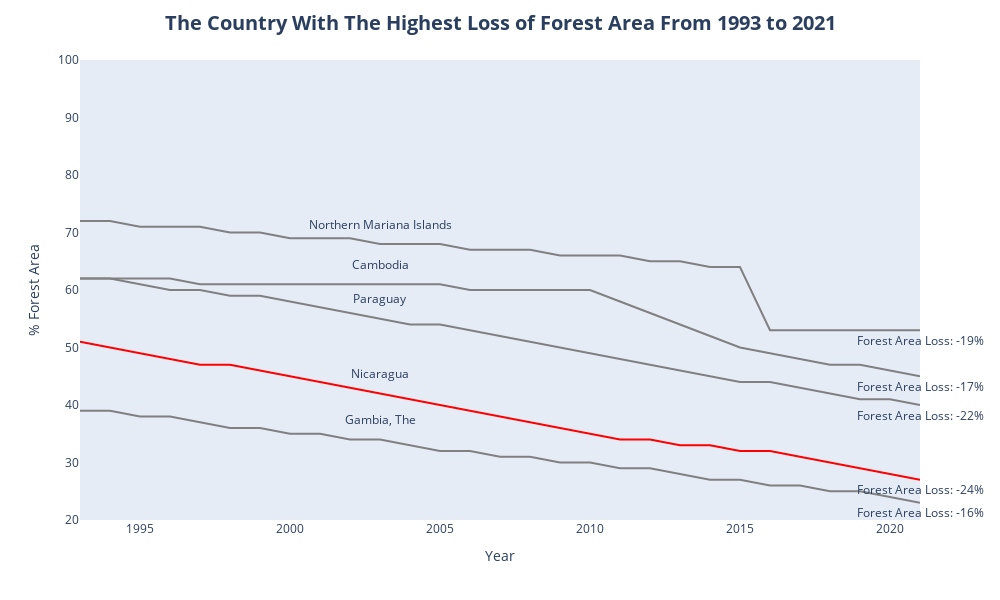

This figure's notebook cell:
### Markdown cell above
Create a linear graph that shows the decrease of forest area from 1993 to 2021 per country

### Code cell
import plotly.express as px


#edit database results for plotly
table_melted = table.melt(id_vars=['Country_Name', 'Indicator_Name', 'Difference_1993_2021'], var_name='Year', value_name='Forest_Area')
table_melted['Year'] = table_melted['Year'].str.extract('(\d+)', expand=False).astype(int)



#create graph
fig = px.line(table_melted, 
              x='Year', 
              y='Forest_Area', 
              color='Country_Name',
              labels={'Forest_Area': '% Forest Area'},
              line_shape='linear',
              width=1000, height=600)

for country in table_melted['Country_Name'].unique():
    anno_data = table_melted[table_melted['Country_Name'] == country].iloc[10]
    fig.add_annotation(x=anno_data['Year'], y=anno_data['Forest_Area'],
                       text=country, showarrow=False, yshift=20)
    
for country in table_melted['Country_Name'].unique():
    last_data_point = table_melted[(table_melted['Country_Name'] == country) & (table_melted['Year'] == table_melted['Year'].max())]
    fig.add_annotation(x=last_data_point['Year'].values[0], y=last_data_point['Forest_Area'].values[0],
                       text=f"Forest Area Loss: {last_data_point['Difference_1993_2021'].values[0]}%",
                       showarrow=False, yshift=-10)



fig.update_traces(line=dict(color='gray'))

highest_loss_country = table_melted.loc[table_melted['Difference_1993_2021'].idxmin()]['Country_Name']

fig.update_traces(selector={'name': highest_loss_country}, line=dict(color='red'))


fig.update_xaxes(showgrid=False, range=[1993,2021])
fig.update_yaxes(showgrid=False, range=[20,100])
fig.update_layout(showlegend=False, title_x=0.5, title=dict(text='<b>The Country With The Highest Loss of Forest Area From 1993 to 2021<b>', font=dict(size=20)))


fig.show()

### Figure 1 — Plotly figure (JSON) as saved in the notebook; plotly's stock layout.template omitted (floating-point values rounded to 4 significant figures)
{"data": [{"hovertemplate": "Country_Name=Nicaragua<br>Year=%{x}<br>% Forest Area=%{y}<extra></extra>", "legendgroup": "Nicaragua", "line": {"color": "red", "dash": "solid", "shape": "linear"}, "marker": {"symbol": "circle"}, "mode": "lines", "name": "Nicaragua", "orientation": "v", "showlegend": true, "type": "scatter", "x": [1993, 1994, 1995, 1996, 1997, 1998, 1999, 2000, 2001, 2002, 2003, 2004, 2005, 2006, 2007, 2008, 2009, 2010, 2011, 2012, 2013, 2014, 2015, 2016, 2017, 2018, 2019, 2020, 2021], "xaxis": "x", "y": [51, 50, 49, 48, 47, 47, 46, 45, 44, 43, 42, 41, 40, 39, 38, 37, 36, 35, 34, 34, 33, 33, 32, 32, 31, 30, 29, 28, 27], "yaxis": "y"}, {"hovertemplate": "Country_Name=Paraguay<br>Year=%{x}<br>% Forest Area=%{y}<extra></extra>", "legendgroup": "Paraguay", "line": {"color": "gray", "dash": "solid", "shape": "linear"}, "marker": {"symbol": "circle"}, "mode": "lines", "name": "Paraguay", "orientation": "v", "showlegend": true, "type": "scatter", "x": [1993, 1994, 1995, 1996, 1997, 1998, 1999, 2000, 2001, 2002, 2003, 2004, 2005, 2006, 2007, 2008, 2009, 2010, 2011, 2012, 2013, 2014, 2015, 2016, 2017, 2018, 2019, 2020, 2021], "xaxis": "x", "y": [62, 62, 61, 60, 60, 59, 59, 58, 57, 56, 55, 54, 54, 53, 52, 51, 50, 49, 48, 47, 46, 45, 44, 44, 43, 42, 41, 41, 40], "yaxis": "y"}, {"hovertemplate": "Country_Name=Northern Mariana Islands<br>Year=%{x}<br>% Forest Area=%{y}<extra></extra>", "legendgroup": "Northern Mariana Islands", "line": {"color": "gray", "dash": "solid", "shape": "linear"}, "marker": {"symbol": "circle"}, "mode": "lines", "name": "Northern Mariana Islands", "orientation": "v", "showlegend": true, "type": "scatter", "x": [1993, 1994, 1995, 1996, 1997, 1998, 1999, 2000, 2001, 2002, 2003, 2004, 2005, 2006, 2007, 2008, 2009, 2010, 2011, 2012, 2013, 2014, 2015, 2016, 2017, 2018, 2019, 2020, 2021], "xaxis": "x", "y": [72, 72, 71, 71, 71, 70, 70, 69, 69, 69, 68, 68, 68, 67, 67, 67, 66, 66, 66, 65, 65, 64, 64, 53, 53, 53, 53, 53, 53], "yaxis": "y"}, {"hovertemplate": "Country_Name=Cambodia<br>Year=%{x}<br>% Forest Area=%{y}<extra></extra>", "legendgroup": "Cambodia", "line": {"color": "gray", "dash": "solid", "shape": "linear"}, "marker": {"symbol": "circle"}, "mode": "lines", "name": "Cambodia", "orientation": "v", "showlegend": true, "type": "scatter", "x": [1993, 1994, 1995, 1996, 1997, 1998, 1999, 2000, 2001, 2002, 2003, 2004, 2005, 2006, 2007, 2008, 2009, 2010, 2011, 2012, 2013, 2014, 2015, 2016, 2017, 2018, 2019, 2020, 2021], "xaxis": "x", "y": [62, 62, 62, 62, 61, 61, 61, 61, 61, 61, 61, 61, 61, 60, 60, 60, 60, 60, 58, 56, 54, 52, 50, 49, 48, 47, 47, 46, 45], "yaxis": "y"}, {"hovertemplate": "Country_Name=Gambia, The<br>Year=%{x}<br>% Forest Area=%{y}<extra></extra>", "legendgroup": "Gambia, The", "line": {"color": "gray", "dash": "solid", "shape": "linear"}, "marker": {"symbol": "circle"}, "mode": "lines", "name": "Gambia, The", "orientation": "v", "showlegend": true, "type": "scatter", "x": [1993, 1994, 1995, 1996, 1997, 1998, 1999, 2000, 2001, 2002, 2003, 2004, 2005, 2006, 2007, 2008, 2009, 2010, 2011, 2012, 2013, 2014, 2015, 2016, 2017, 2018, 2019, 2020, 2021], "xaxis": "x", "y": [39, 39, 38, 38, 37, 36, 36, 35, 35, 34, 34, 33, 32, 32, 31, 31, 30, 30, 29, 29, 28, 27, 27, 26, 26, 25, 25, 24, 23], "yaxis": "y"}], "layout": {"annotations": [{"showarrow": false, "text": "Nicaragua", "x": 2003, "y": 42, "yshift": 20}, {"showarrow": false, "text": "Paraguay", "x": 2003, "y": 55, "yshift": 20}, {"showarrow": false, "text": "Northern Mariana Islands", "x": 2003, "y": 68, "yshift": 20}, {"showarrow": false, "text": "Cambodia", "x": 2003, "y": 61, "yshift": 20}, {"showarrow": false, "text": "Gambia, The", "x": 2003, "y": 34, "yshift": 20}, {"showarrow": false, "text": "Forest Area Loss: -24%", "x": 2021, "y": 27, "yshift": -10}, {"showarrow": false, "text": "Forest Area Loss: -22%", "x": 2021, "y": 40, "yshift": -10}, {"showarrow": false, "text": "Forest Area Loss: -19%", "x": 2021, "y": 53, "yshift": -10}, {"showarrow": false, "text": "Forest Area Loss: -17%", "x": 2021, "y": 45, "yshift": -10}, {"showarrow": false, "text": "Forest Area Loss: -16%", "x": 2021, "y": 23, "yshift": -10}], "height": 600, "legend": {"title": {"text": "Country_Name"}, "tracegroupgap": 0}, "margin": {"t": 60}, "showlegend": false, "title": {"font": {"size": 20}, "text": "<b>The Country With The Highest Loss of Forest Area From 1993 to 2021<b>", "x": 0.5}, "width": 1000, "xaxis": {"anchor": "y", "domain": [0, 1], "range": [1993, 2021], "showgrid": false, "title": {"text": "Year"}}, "yaxis": {"anchor": "x", "domain": [0, 1], "range": [20, 100], "showgrid": false, "title": {"text": "% Forest Area"}}}}
